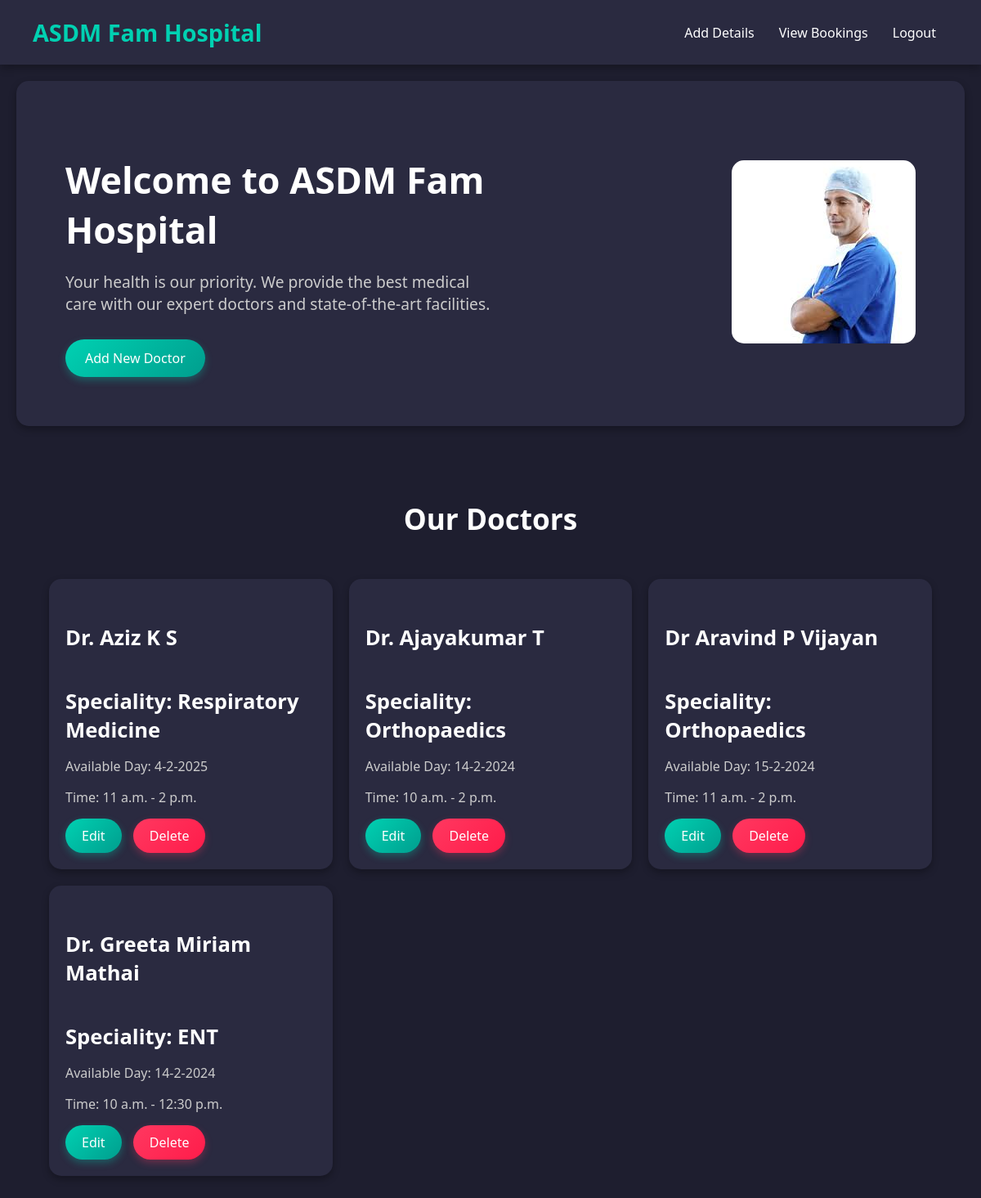
The page /admin_home (signed in) on the database as committed earlier.
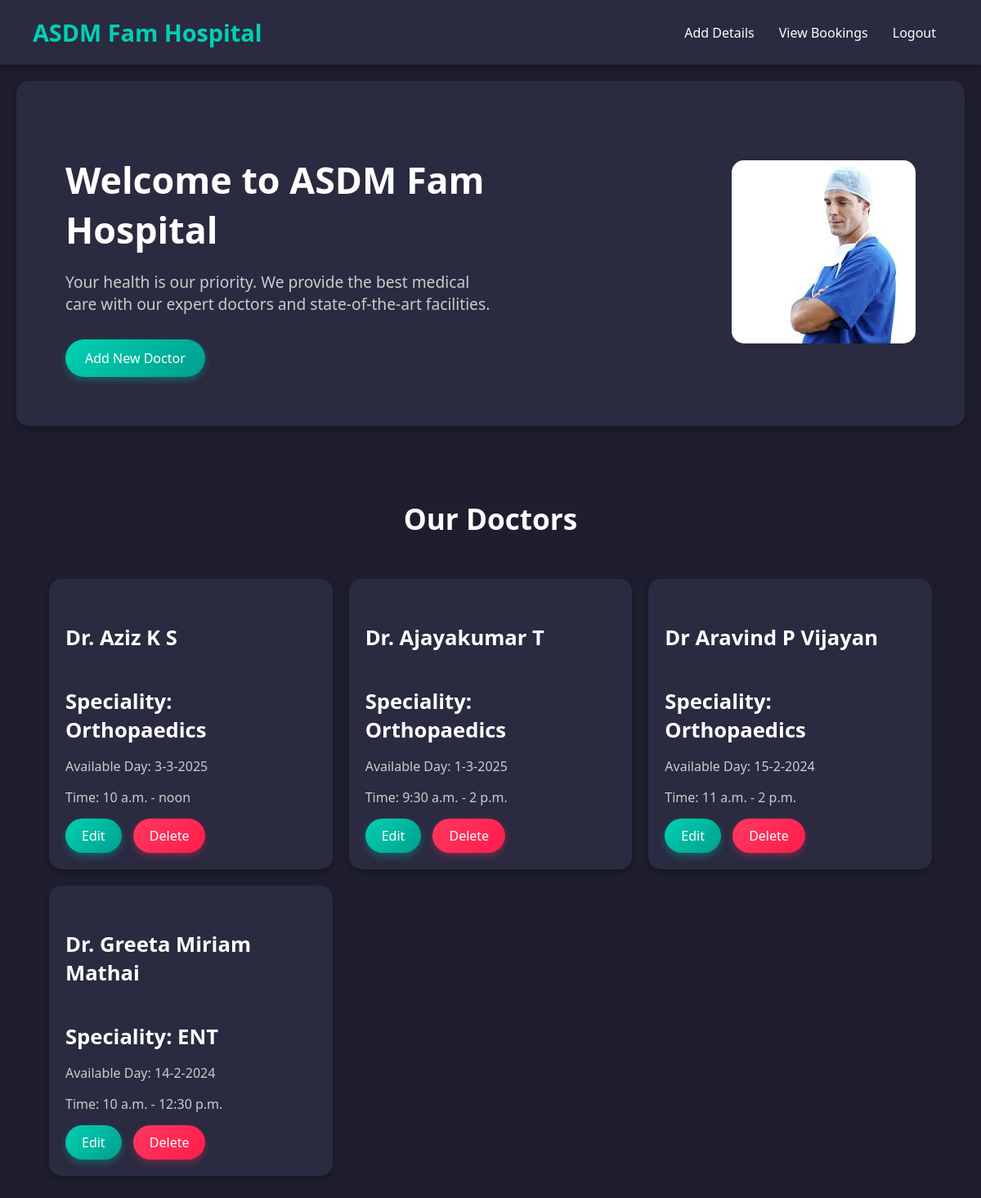
The same page on the database as committed later.
### app/models.py (models this page shows)
class Doctor(models.Model):
    pid=models.TextField()
    name = models.TextField()
    specialty = models.CharField(max_length=100)
    contact_number = models.CharField(max_length=15)
    available_day = models.CharField(max_length=100)
    available_time_start = models.TimeField()
    available_time_end = models.TimeField()

### app/views.py (the view)
# urls.py: path('admin_home',views.admin_home),
def admin_home(req):
    if 'admin' in req.session:
        data=Doctor.objects.all()
        return render(req,'admin/home.html',{'Doctor':data})
    else:
       return redirect(doctor_appointment_login)

### templates/admin/home.html (shortened to what this page needs)
<!DOCTYPE html>
<html lang="en">
<head>
  {% load static %}
</head>
<body>
  <header>
    <div class="logo">ASDM Fam Hospital</div>
    <nav>
      <ul>
        <li><a href="add_details">Add Details</a></li>
        <li><a href="view_bookings">View Bookings</a></li>
        <li><a href="logout">Logout</a></li>
      </ul>
    </nav>
  </header>
  <div class="main">
    <div class="content">
      <h1>Welcome to ASDM Fam Hospital</h1>
      <p>Your health is our priority. We provide the best medical care with our expert doctors and state-of-the-art facilities.</p>
      <a href="add_details" class="btn">Add New Doctor</a>
    </div>
    <div class="image">
      <img src="{% static 'imges/doctor2.jpg' %}" alt="Hospital Image">
    </div>
  </div>
  <div class="container">
    <h2>Our Doctors</h2>
    <div class="card-grid">
      {% for pro in Doctor %}
        <div class="card">
          <div class="card-body">
            <h4 class="card-title">{{ pro.name }}</h4>
            <h5 class="card-title">Speciality: {{ pro.specialty }}</h5>
            <p class="card-text">Available Day: {{ pro.available_day }}</p>
            <p class="card-text">Time: {{ pro.available_time_start }} - {{ pro.available_time_end }}</p>
            <a href="edit_details/{{ pro.pk }}" class="btn-primary">Edit</a>
            <a href="delete_details/{{ pro.pk }}" class="btn-danger">Delete</a>
          </div>
        </div>
      {% endfor %}
    </div>
  </div>
</body>
</html>

Rows that differ between the two databases and show on the page:
changed Doctor "Dr. Aziz K S": specialty "Respiratory Medicine" → "Orthopaedics"; available_day "4-2-2025" → "3-3-2025"; available_time_start "11 a.m." → "10 a.m."; available_time_end "2 p.m." → "noon"
changed Doctor "Dr. Ajayakumar T": available_day "14-2-2024" → "1-3-2025"; available_time_start "10 a.m." → "9:30 a.m."
